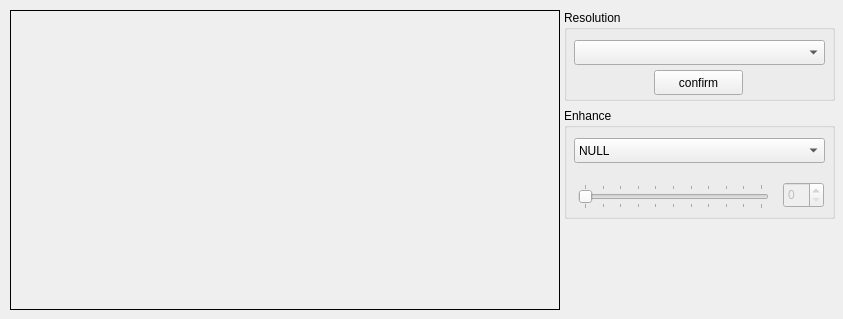
<?xml version="1.0" encoding="UTF-8"?>
<ui version="4.0">
 <class>MainWindow</class>
 <widget class="QMainWindow" name="MainWindow">
  <property name="geometry">
   <rect>
    <x>0</x>
    <y>0</y>
    <width>843</width>
    <height>319</height>
   </rect>
  </property>
  <property name="windowTitle">
   <string>MainWindow</string>
  </property>
  <widget class="QWidget" name="centralWidget">
   <widget class="QLabel" name="label">
    <property name="geometry">
     <rect>
      <x>10</x>
      <y>10</y>
      <width>550</width>
      <height>300</height>
     </rect>
    </property>
    <property name="frameShape">
     <enum>QFrame::Box</enum>
    </property>
    <property name="text">
     <string/>
    </property>
    <property name="scaledContents">
     <bool>true</bool>
    </property>
    <property name="alignment">
     <set>Qt::AlignCenter</set>
    </property>
    <property name="buddy">
     <cstring>label</cstring>
    </property>
   </widget>
   <widget class="QGroupBox" name="groupBox">
    <property name="geometry">
     <rect>
      <x>564</x>
      <y>10</y>
      <width>271</width>
      <height>91</height>
     </rect>
    </property>
    <property name="title">
     <string>Resolution</string>
    </property>
    <widget class="QPushButton" name="pushButton">
     <property name="geometry">
      <rect>
       <x>90</x>
       <y>60</y>
       <width>89</width>
       <height>25</height>
      </rect>
     </property>
     <property name="text">
      <string>confirm</string>
     </property>
    </widget>
    <widget class="QComboBox" name="comboBox">
     <property name="geometry">
      <rect>
       <x>10</x>
       <y>30</y>
       <width>251</width>
       <height>25</height>
      </rect>
     </property>
    </widget>
   </widget>
   <widget class="QGroupBox" name="groupBox_2">
    <property name="geometry">
     <rect>
      <x>564</x>
      <y>108</y>
      <width>271</width>
      <height>111</height>
     </rect>
    </property>
    <property name="title">
     <string>Enhance</string>
    </property>
    <widget class="QComboBox" name="comboBox_2">
     <property name="geometry">
      <rect>
       <x>10</x>
       <y>30</y>
       <width>251</width>
       <height>25</height>
      </rect>
     </property>
     <item>
      <property name="text">
       <string>NULL</string>
      </property>
     </item>
     <item>
      <property name="text">
       <string>Brightness</string>
      </property>
     </item>
     <item>
      <property name="text">
       <string>Contrast</string>
      </property>
     </item>
     <item>
      <property name="text">
       <string>Saturation</string>
      </property>
     </item>
     <item>
      <property name="text">
       <string>Sharpening</string>
      </property>
     </item>
     <item>
      <property name="text">
       <string>Blurring</string>
      </property>
     </item>
     <item>
      <property name="text">
       <string>Histogram Equalize</string>
      </property>
     </item>
    </widget>
    <widget class="QSpinBox" name="spinBox">
     <property name="enabled">
      <bool>false</bool>
     </property>
     <property name="geometry">
      <rect>
       <x>219</x>
       <y>74</y>
       <width>41</width>
       <height>26</height>
      </rect>
     </property>
     <property name="minimum">
      <number>0</number>
     </property>
     <property name="maximum">
      <number>10</number>
     </property>
    </widget>
    <widget class="QSlider" name="horizontalSlider">
     <property name="enabled">
      <bool>false</bool>
     </property>
     <property name="geometry">
      <rect>
       <x>14</x>
       <y>76</y>
       <width>191</width>
       <height>25</height>
      </rect>
     </property>
     <property name="minimum">
      <number>0</number>
     </property>
     <property name="maximum">
      <number>10</number>
     </property>
     <property name="pageStep">
      <number>1</number>
     </property>
     <property name="value">
      <number>0</number>
     </property>
     <property name="orientation">
      <enum>Qt::Horizontal</enum>
     </property>
     <property name="tickPosition">
      <enum>QSlider::TicksBothSides</enum>
     </property>
     <property name="tickInterval">
      <number>0</number>
     </property>
    </widget>
   </widget>
  </widget>
 </widget>
 <layoutdefault spacing="6" margin="11"/>
 <resources/>
 <connections>
  <connection>
   <sender>horizontalSlider</sender>
   <signal>valueChanged(int)</signal>
   <receiver>spinBox</receiver>
   <slot>setValue(int)</slot>
   <hints>
    <hint type="sourcelabel">
     <x>748</x>
     <y>211</y>
    </hint>
    <hint type="destinationlabel">
     <x>799</x>
     <y>204</y>
    </hint>
   </hints>
  </connection>
  <connection>
   <sender>spinBox</sender>
   <signal>valueChanged(int)</signal>
   <receiver>horizontalSlider</receiver>
   <slot>setValue(int)</slot>
   <hints>
    <hint type="sourcelabel">
     <x>800</x>
     <y>217</y>
    </hint>
    <hint type="destinationlabel">
     <x>749</x>
     <y>216</y>
    </hint>
   </hints>
  </connection>
 </connections>
</ui>
